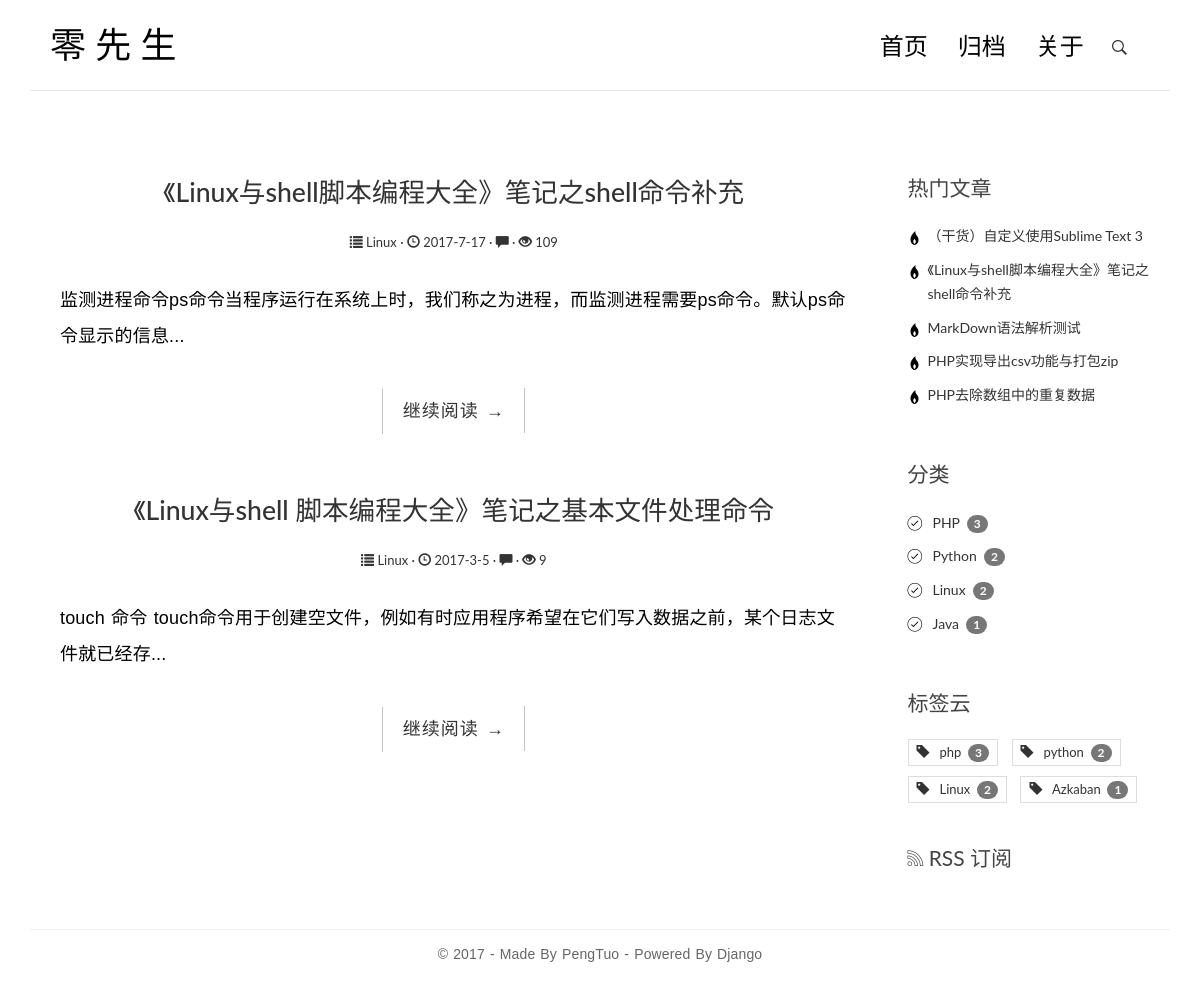
The app's page /category/4/ with its own data.
### blog/models.py (models this page shows, shortened)
class Post(models.Model):
    title = models.CharField(max_length=70)
    body = models.TextField()
    created_time = models.DateTimeField()
    updated_time = models.DateTimeField()
    excerpt = models.CharField(max_length=200, blank=True)
    category = models.ForeignKey(Category)
    tags = models.ManyToManyField(Tag, blank=True)
    views = models.PositiveIntegerField(default=0)
    author = models.ForeignKey(User)
    def get_absolute_url(self):
        return reverse('blog:detail', kwargs={'pk': self.pk})

class Category(models.Model):
    name = models.CharField(max_length=100)

class Tag(models.Model):
    name = models.CharField(max_length=100)

### blog/views.py (the view)
# urls.py: url(r'^category/(?P<pk>[0-9]+)/$', views.CategoryView.as_view(), name='category'),
class CategoryView(IndexView):
    def get_queryset(self):
        cate = get_object_or_404(Category, pk=self.kwargs.get('pk'))
        return super(CategoryView, self).get_queryset().filter(category=cate)

### blog/templatetags/blog_tags.py (called while the page is built)
@register.simple_tag
def get_hot_posts(num=5):
    return Post.objects.all().order_by('-views')[:num]

@register.simple_tag
def get_categories():
    return Category.objects.annotate(num_post=Count('post')).filter(num_post__gt=0)

@register.simple_tag
def get_tags():
    return Tag.objects.annotate(num_post=Count('post')).filter(num_post__gt=0)

### blog/views.py (called while the page is built, shortened)
    def get_context_data(self, **kwargs):
        context = super().get_context_data(**kwargs)
        paginator = context.get('paginator')
        page = context.get('page_obj')
        is_paginated = context.get('is_paginated')
        pagination_data = self.pagination_data(paginator, page, is_paginated)
        context.update(pagination_data)
        return context

    def pagination_data(self, paginator, page, is_paginated):
        if not is_paginated:
            return {}

### templates/blog/index.html (shortened to what this page needs)
{% extends 'base.html' %}
{% load blog_tags %}
{% block main %}
{% for post in post_list %}
<article class="post post-1">
    <header>
        <h1 class="entry-title">
            <a href="{{ post.get_absolute_url }}">{{ post.title }}</a>
        </h1>
        <div class="entry-meta">
            <a href="{% url 'blog:category' post.category.pk %}"><span class="glyphicon glyphicon-list"></span> {{ post.category.name }} ·</a>
            <a href="#"><span class="glyphicon glyphicon-time"></span>
                {{ post.created_time.year }}-{{ post.created_time.month }}-{{ post.created_time.day }} ·</a>
            <a href="#"><span class="glyphicon glyphicon-comment"></span> {{ post.comment_set.count }} ·</a>
            <a href="#"><span class="glyphicon glyphicon-eye-open"></span>&nbsp;{{ post.views }}</a>
        </div>
    </header>
    <div class="entry-content clearfix">
        <p>{{ post.excerpt }}...</p>
        <div class="read-more cl-effect-14">
            <a href="{{ post.get_absolute_url }}" class="more-link">继续阅读 <span class="meta-nav">→</span></a>
        </div>
    </div>
</article>
{% empty %}
<div class="no-post">暂时还没有发布的文章！</div>
{% endfor %}
{% endblock main %}
 {% block toc %}
<div class="widget widget-hot-posts">
    {% get_hot_posts as hot_posts_list %}
    <h3 class="widget-title">热门文章</h3>
    <ul>
        {% for hot_post in hot_posts_list %}
        <li>
            <a href="{% url 'blog:detail' hot_post.pk %}">
                {{hot_post.title}}</a>
        </li>
        {% empty %}
        暂无文章！
        {% endfor %}
    </ul>
</div>
<div class="widget widget-category">
    <h3 class="widget-title">分类</h3>
    {% get_categories as category_list %}
    <ul>
        {% for category in category_list %}
        <li>
            <a href="{% url 'blog:category' category.pk %}">
                {{ category.name }}&nbsp;
                <span class="badge">{{ category.num_post }}</span>
            </a>
        </li>
        {% empty %}
        暂无分类！
        {% endfor %}
    </ul>
</div>
<div class="widget widget-tag-cloud">
    <h3 class="widget-title">标签云</h3>
    {% get_tags as tag_list %}
    <ul>
        {% for tag in tag_list %}
        <li>
            <a href="{% url 'blog:tag' tag.pk %}">
                <span class="glyphicon glyphicon-tag"></span>
                &nbsp;&nbsp;{{tag.name}}&nbsp;
                <span class="badge">{{ tag.num_post }}</span></a>
        </li>
        {% empty %}
        暂无标签！
        {% endfor %}
    </ul>
</div>
<div class="rss">
    <a href="{% url 'rss' %}"><span class="ion-social-rss-outline"></span> RSS 订阅</a>
</div>
 {% endblock toc %}

### blog/static/blog/css/custom.css (style rules this page uses)
* { outline: none; }
h1, h2, h3, h4, h5, h6 { margin-top: 0; }
a { color: #333; }
body { color: #444; font-family: 'Lato', sans-serif; }
p { font-family: 'Ubuntu', sans-serif; font-weight: 400; word-spacing: 1px; letter-spacing: 0.01em; }
.post { background: #fff; padding: 30px 30px 0; }
.entry-title { text-align: center; font-size: 1.9em; margin-bottom: 20px; line-height: 1.6; padding: 10px 20px 0; }
.entry-meta { text-align: center; color: #DDDDDD; font-size: 13px; margin-bottom: 30px; }
.entry-content { font-size: 18px; line-height: 2; font-weight: 300; color: #000; }
.read-more { font-family: 'Ubuntu', sans-serif; font-weight: 400; word-spacing: 1px; letter-spacing: 0.01em; text-align: center; margin-top: 20px; }
.cl-effect-14 a { padding: 0 20px; height: 45px; line-height: 45px; position: relative; display: inline-block; margin: 15px 25px; letter-spacing: 1px; font-weight: 400; text-shadow: 0 0 1px rgba(255, 255, 255, 0.3); }
.cl-effect-14 a::before, .cl-effect-14 a::after { position: absolute; width: 45px; height: 1px; background: #C3C3C3; content: ''; -webkit-transition: all 0.3s; -moz-transition: all 0.3s; transition: all 0.3s; pointer-events: none; }
.cl-effect-14 a::before { top: 0; left: 0; -webkit-transform: rotate(90deg); -moz-transform: rotate(90deg); transform: rotate(90deg); -webkit-transform-origin: 0 0; -moz-transform-origin: 0 0; transform-origin: 0 0; }
.cl-effect-14 a::after { right: 0; bottom: 0; -webkit-transform: rotate(90deg); -moz-transform: rotate(90deg); transform: rotate(90deg); -webkit-transform-origin: 100% 0; -moz-transform-origin: 100% 0; transform-origin: 100% 0; }
.widget { background: #fff; padding: 30px 0 0; }
.widget-title { font-size: 1.5em; margin-bottom: 20px; line-height: 1.6; padding: 10px 0 0; font-weight: 400; }
.widget-hot-posts ul { padding: 0; margin: 0; padding-left: 20px; }
.widget-hot-posts ul li { list-style-type: none; position: relative; line-height: 170%; margin-bottom: 10px; }
.widget-hot-posts ul li::before { content: '\f31a'; font-family: "Ionicons"; position: absolute; left: -17px; top: 3px; font-size: 16px; color: #000; }
.widget-category ul { padding: 0; margin: 0; padding-left: 25px; }
.widget-category ul li { list-style-type: none; position: relative; line-height: 170%; margin-bottom: 10px; }
.widget-category ul li::before { content: '\f3fe'; font-family: "Ionicons"; position: absolute; left: -25px; top: 1px; font-size: 18px; color: #000; }
.widget-tag-cloud ul { padding: 0; margin: 0; margin-right: -10px; }
.widget-tag-cloud ul li { list-style-type: none; font-size: 13px; display: inline-block; margin-right: 10px; margin-bottom: 10px; padding: 3px 8px; border: 1px solid #ddd; }
.rss { font-size: 21px; margin-top: 30px; }
.rss a { color: #444; }

### records on screen
Post: title "《Linux与shell脚本编程大全》笔记之shell命令补充", category.name "Linux", created_time.year "2017", created_time.month "7", created_time.day "17", views "109", excerpt "监测进程命令ps命令当程序运行在系统上时，我们称之为进程，而监测进程需要ps命令。默认ps命令显示的信息"
Post: title "《Linux与shell 脚本编程大全》笔记之基本文件处理命令", category.name "Linux", created_time.year "2017", created_time.month "3", created_time.day "5", views "9", excerpt "touch 命令 touch命令用于创建空文件，例如有时应用程序希望在它们写入数据之前，某个日志文件就已经存"
Post: title "（干货）自定义使用Sublime Text 3"
Post: title "MarkDown语法解析测试"
Post: title "PHP实现导出csv功能与打包zip"
Post: title "PHP去除数组中的重复数据"
Category: name "PHP", num_post "3"
Category: name "Python", num_post "2"
Category: name "Linux", num_post "2"
Category: name "Java", num_post "1"
Tag: name "php", num_post "3"
Tag: name "python", num_post "2"
Tag: name "Linux", num_post "2"
Tag: name "Azkaban", num_post "1"
